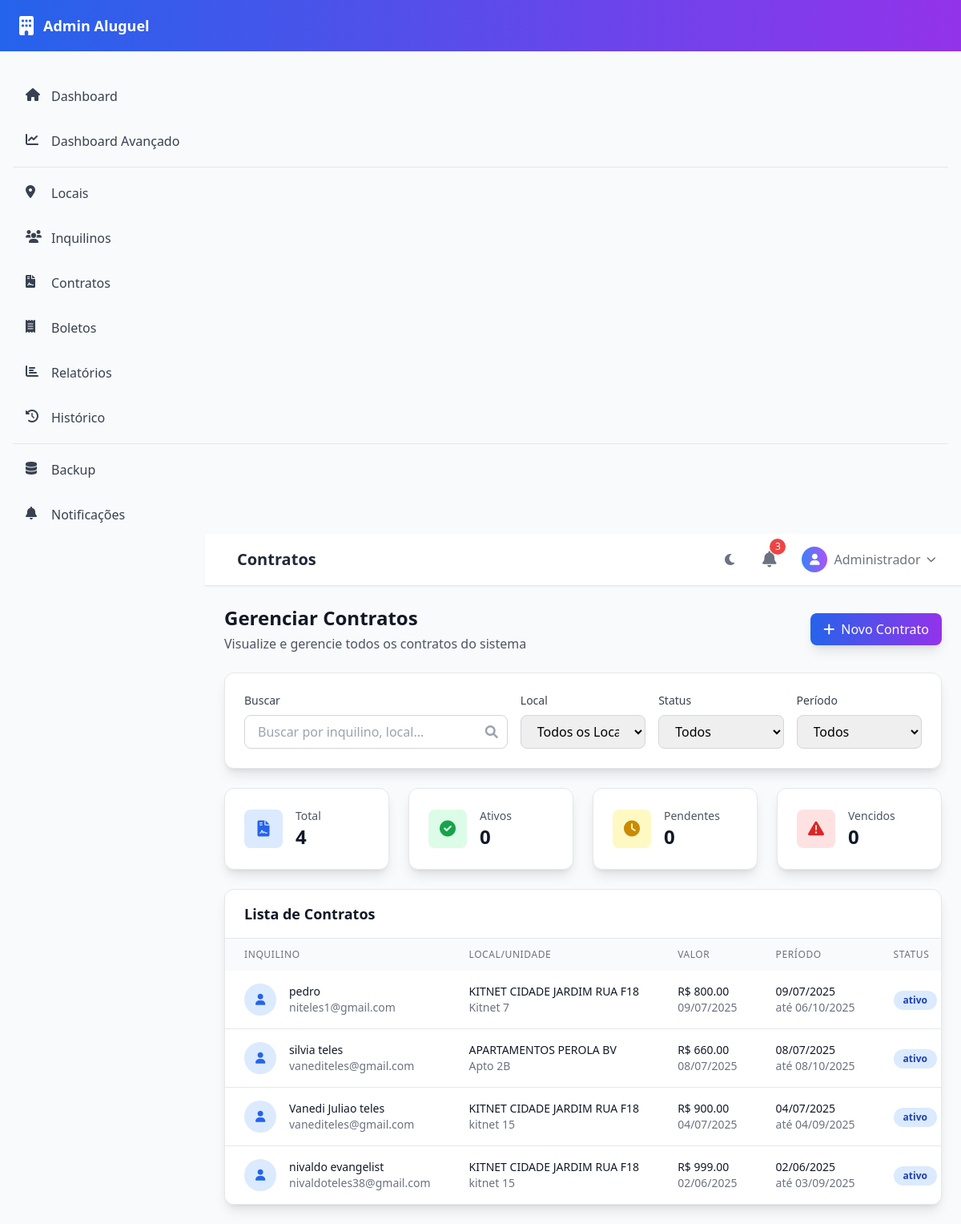
Before: /listar_contratos with the older database file.
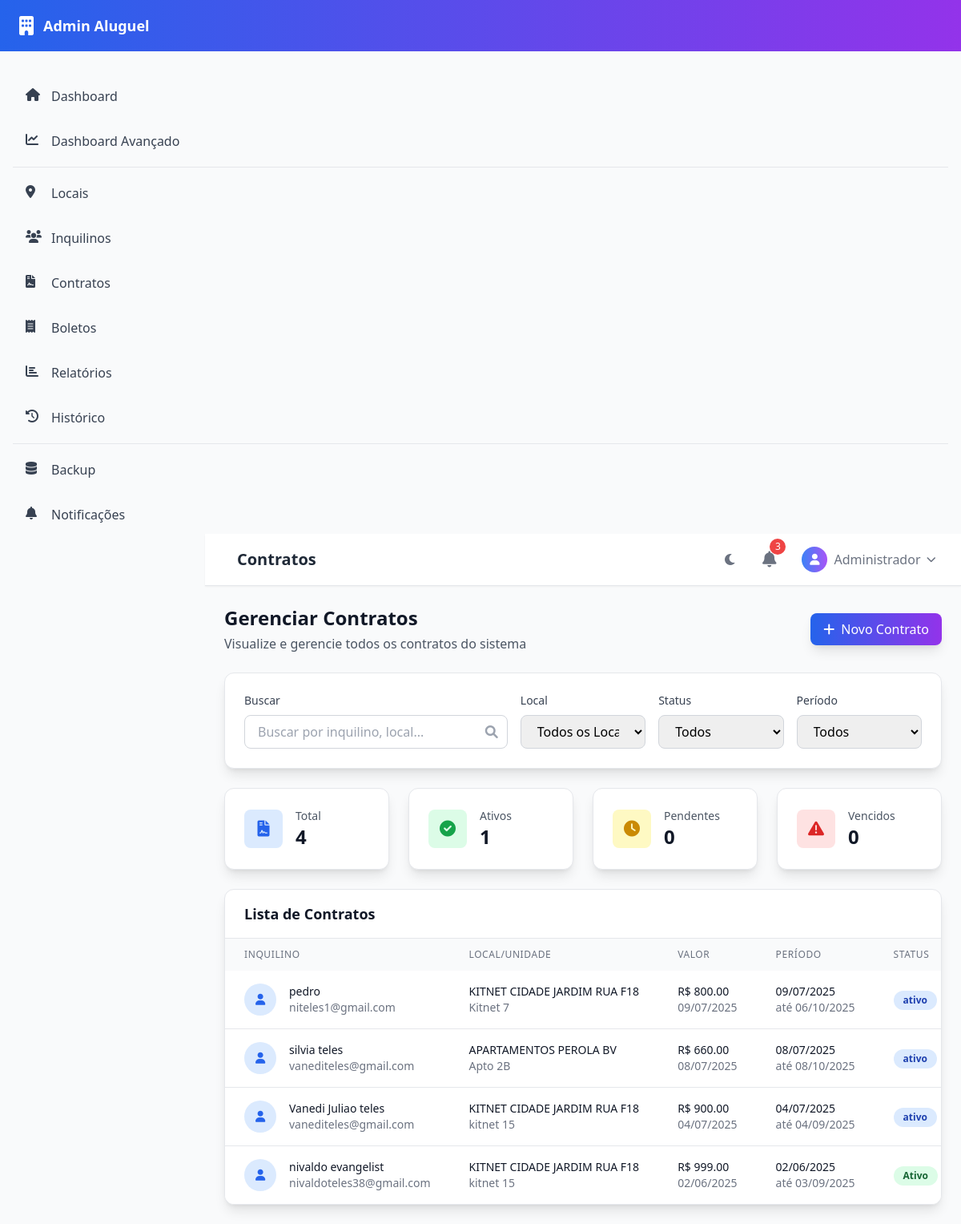
After: the same page with the newer database file.
### app/models.py (models this page shows, shortened)
class Contrato(db.Model):
    id = db.Column(db.Integer, primary_key=True)
    inquilino_id = db.Column(db.Integer, db.ForeignKey('inquilino.id'), nullable=False)
    unidade_id = db.Column(db.Integer, db.ForeignKey('unidade.id'), nullable=False)
    valor_aluguel = db.Column(db.Float, nullable=False)
    valor_caucao = db.Column(db.Float, nullable=True)  # Caução (aluguel + condomínio)
    data_inicio = db.Column(db.Date, nullable=False)
    data_fim = db.Column(db.Date, nullable=True)
    dia_vencimento = db.Column(db.String(2), nullable=False)  # Usar string para evitar erro com zeros à esquerda
    situacao = db.Column(db.String(20), nullable=False, default='Ativo')
    observacoes = db.Column(db.Text, nullable=True)
    proprietario_nome = db.Column(db.String(120), nullable=False)
    proprietario_cnpjcpf = db.Column(db.String(20), nullable=False)
    proprietario_endereco = db.Column(db.String(200), nullable=False)
    proprietario_telefone = db.Column(db.String(20), nullable=True)
    proprietario_email = db.Column(db.String(120), nullable=True)
    taxa_condominio = db.Column(db.Float, nullable=True)
    taxa_iptu = db.Column(db.Float, nullable=True)  # Corrigido nome
    taxa_assinatura = db.Column(db.Float, nullable=True)
    arquivo_contrato = db.Column(db.String(500), nullable=True)  # Caminho do arquivo PDF
    envelope_id = db.Column(db.String(100), nullable=True)  # ID do envelope no D4Sign
    status_assinatura = db.Column(db.String(20), nullable=True, default='nao_enviado')  # nao_enviado, enviado, assinado, cancelado
    arquivo_contrato_assinado = db.Column(db.String(500), nullable=True)  # Caminho do arquivo PDF assinado
    data_envio_assinatura = db.Column(db.DateTime, nullable=True)
    data_assinatura = db.Column(db.DateTime, nullable=True)
    boletos = db.relationship('Boleto', backref='contrato', lazy=True)

class Inquilino(db.Model):
    id = db.Column(db.Integer, primary_key=True)
    nome = db.Column(db.String(120), nullable=False)
    cpf = db.Column(db.String(14), unique=True, nullable=False)
    data_nascimento = db.Column(db.Date, nullable=False)
    idade = db.Column(db.Integer, nullable=True)  # Calculada automaticamente
    endereco = db.Column(db.String(200), nullable=False)
    cep = db.Column(db.String(9), nullable=False)
    telefone = db.Column(db.String(20), nullable=False)
    email = db.Column(db.String(120), nullable=True)
    unidade_id = db.Column(db.Integer, db.ForeignKey('unidade.id'), nullable=False)
    username = db.Column(db.String(50), unique=True, nullable=True)
    password_hash = db.Column(db.String(255), nullable=True)
    data_criacao_login = db.Column(db.DateTime, nullable=True)
    status_login = db.Column(db.String(20), nullable=False, default='inativo')  # inativo, ativo, bloqueado
    contratos = db.relationship('Contrato', backref='inquilino', lazy=True)

class Local(db.Model):
    id = db.Column(db.Integer, primary_key=True)
    nome = db.Column(db.String(120), nullable=False)
    unidades = db.relationship('Unidade', backref='local', lazy=True)

class Unidade(db.Model):
    id = db.Column(db.Integer, primary_key=True)
    nome = db.Column(db.String(120), nullable=False)
    local_id = db.Column(db.Integer, db.ForeignKey('local.id'), nullable=False)
    status = db.Column(db.String(20), nullable=False, default='disponivel')  # disponivel, ocupada, manutencao
    inquilinos = db.relationship('Inquilino', backref='unidade', lazy=True)
    contratos = db.relationship('Contrato', backref='unidade', lazy=True)

### app/routes.py (the view)
@app.route('/listar_contratos')
def listar_contratos():
    locais = Local.query.all()
    local_filter = request.args.get('local', '')
    situacao = request.args.get('situacao', '')
    query = Contrato.query
    if local_filter:
        query = query.join(Unidade).join(Local).filter(Local.nome == local_filter)
    if situacao:
        query = query.filter(Contrato.situacao == situacao)
    contratos = query.order_by(Contrato.data_inicio.desc()).all()
    total_contratos = len(contratos)
    contratos_ativos = len([c for c in contratos if c.situacao == 'Ativo'])
    contratos_pendentes = len([c for c in contratos if c.situacao == 'Pendente'])
    contratos_vencidos = len([c for c in contratos if c.situacao == 'Vencido'])
    return render_template('listar_contratos.html',
                         contratos=contratos,
                         locais=locais,
                         local_filter=local_filter)

### app/templates/listar_contratos.html (shortened to what the changed rows need)
{% extends "base_modern.html" %}
{% block page_title %}Contratos{% endblock %}
{% block content %}
<div class="space-y-6 animate-fade-in">
    <div class="flex flex-col sm:flex-row sm:items-center sm:justify-between">
        <div>
            <h1 class="text-2xl font-bold text-gray-900 dark:text-white">Gerenciar Contratos</h1>
        </div>
    </div>
    <div class="grid grid-cols-1 md:grid-cols-4 gap-6">
        <div class="bg-white dark:bg-gray-800 rounded-xl p-6 shadow-lg border border-gray-200 dark:border-gray-700">
            <div class="flex items-center">
                <div class="ml-4">
                    <p class="text-sm font-medium text-gray-600 dark:text-gray-400">Ativos</p>
                    <p class="text-2xl font-bold text-gray-900 dark:text-white">{{ contratos|selectattr('situacao', 'equalto', 'Ativo')|list|length }}</p>
                </div>
            </div>
        </div>
    </div>
    <div class="bg-white dark:bg-gray-800 rounded-xl shadow-lg border border-gray-200 dark:border-gray-700 overflow-hidden">
        <div class="overflow-x-auto">
            <table class="w-full">
                <thead class="bg-gray-50 dark:bg-gray-700">
                    <tr>
                        <th class="px-6 py-3 text-left text-xs font-medium text-gray-500 dark:text-gray-400 uppercase tracking-wider">Inquilino</th>
                        <th class="px-6 py-3 text-left text-xs font-medium text-gray-500 dark:text-gray-400 uppercase tracking-wider">Local/Unidade</th>
                        <th class="px-6 py-3 text-left text-xs font-medium text-gray-500 dark:text-gray-400 uppercase tracking-wider">Valor</th>
                        <th class="px-6 py-3 text-left text-xs font-medium text-gray-500 dark:text-gray-400 uppercase tracking-wider">Período</th>
                        <th class="px-6 py-3 text-left text-xs font-medium text-gray-500 dark:text-gray-400 uppercase tracking-wider">Status</th>
            </tr>
                </thead>
                <tbody class="bg-white dark:bg-gray-800 divide-y divide-gray-200 dark:divide-gray-700">
            {% for contrato in contratos %}
                    <tr class="hover:bg-gray-50 dark:hover:bg-gray-700 transition-colors duration-200 contract-row"
                        data-inquilino="{{ contrato.inquilino.nome.lower() }}"
                        data-local="{{ contrato.unidade.local.nome.lower() }}"
                        data-status="{{ contrato.situacao }}">
                        <td class="px-6 py-4 whitespace-nowrap">
                            <div class="flex items-center">
                                <div class="w-10 h-10 bg-blue-100 dark:bg-blue-900 rounded-full flex items-center justify-center">
                                    <i class="fas fa-user text-blue-600 dark:text-blue-400 text-sm"></i>
                                </div>
                                <div class="ml-4">
                                    <div class="text-sm font-medium text-gray-900 dark:text-white">{{ contrato.inquilino.nome }}</div>
                                    <div class="text-sm text-gray-500 dark:text-gray-400">{{ contrato.inquilino.email }}</div>
                                </div>
                            </div>
                        </td>
                        <td class="px-6 py-4 whitespace-nowrap">
                            <div class="text-sm text-gray-900 dark:text-white">{{ contrato.unidade.local.nome }}</div>
                            <div class="text-sm text-gray-500 dark:text-gray-400">{{ contrato.unidade.nome }}</div>
                        </td>
                        <td class="px-6 py-4 whitespace-nowrap">
                            <div class="text-sm font-medium text-gray-900 dark:text-white">R$ {{ "%.2f"|format(contrato.valor_aluguel) }}</div>
                            <div class="text-sm text-gray-500 dark:text-gray-400">{{ contrato.data_inicio.strftime('%d/%m/%Y') }}</div>
                        </td>
                        <td class="px-6 py-4 whitespace-nowrap">
                            <div class="text-sm text-gray-900 dark:text-white">{{ contrato.data_inicio.strftime('%d/%m/%Y') }}</div>
                            <div class="text-sm text-gray-500 dark:text-gray-400">até {{ contrato.data_fim.strftime('%d/%m/%Y') }}</div>
                        </td>
                        <td class="px-6 py-4 whitespace-nowrap">
                            <span class="inline-flex px-3 py-1 text-xs font-semibold rounded-full
                                {% if contrato.situacao == 'Ativo' %}bg-green-100 text-green-800 dark:bg-green-900 dark:text-green-200
                                {% elif contrato.situacao == 'Pendente' %}bg-yellow-100 text-yellow-800 dark:bg-yellow-900 dark:text-yellow-200
                                {% elif contrato.situacao == 'Vencido' %}bg-red-100 text-red-800 dark:bg-red-900 dark:text-red-200
                                {% else %}bg-blue-100 text-blue-800 dark:bg-blue-900 dark:text-blue-200{% endif %}">
                                {{ contrato.situacao }}
                            </span>
                        </td>
            </tr>
            {% endfor %}
                </tbody>
        </table>
        </div>
    </div>
</div>
{% endblock %}

Changed rows visible on the page:
changed Contrato "nivaldo evangelist": situacao "ativo" → "Ativo"
Other visible differences:
{{ contratos|selectattr('situacao', 'equalto', 'Ativo')|list|length }}: "0" → "1"
